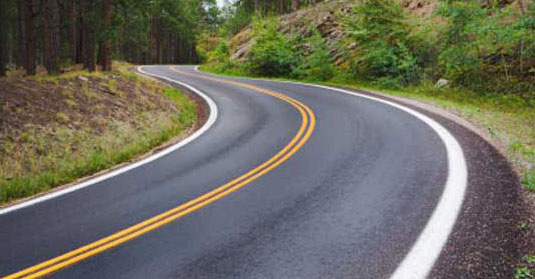
#> input picture samples/roads/road_1.jpg, 535 x 279 px
$ python 002_region_selection.py
#> lines starting #> are read from the running program, lines starting #| are printed output that depends on the picture
# Inspired by Self-Driving-Car Nano Degree from Udacity

# Assuming that we know the region which is of interest to us
# Eg: This could be our knowledge of how and where the camera is mounted, therefore what part of the image would have
# the road


import os
import matplotlib.pyplot as plt
import matplotlib.image as mpimg
import numpy as np

image_path = os.path.join(os.getcwd(), "../../samples/roads/road_1.jpg")

if not os.path.exists(image_path):
    print("Image does not exist!")
    exit()

image = mpimg.imread(image_path)
#> image is the input picture: shape (279, 535, 3); mean R, G, B 108.8, 107.9, 94.6

ysize = image.shape[0]
#> ysize = 279
xsize = image.shape[1]
#> xsize = 535
region_select = np.copy(image)

# Define a triangle region of interest
# Keep in mind the origin (x=0, y=0) is in the upper left in image processing
# Note: if you run this code, you'll find these are not sensible values!!

left_bottom = [0, 539]
right_bottom = [900, 300]
apex = [400, 0]

# Fit lines (y=Ax+B) to identify the  3 sided region of interest
# np.polyfit() returns the coefficients [A, B] of the fit
fit_left = np.polyfit((left_bottom[0], apex[0]), (left_bottom[1], apex[1]), 1)
fit_right = np.polyfit((right_bottom[0], apex[0]), (right_bottom[1], apex[1]), 1)
fit_bottom = np.polyfit((left_bottom[0], right_bottom[0]), (left_bottom[1], right_bottom[1]), 1)

# Find the region inside the lines
XX, YY = np.meshgrid(np.arange(0, xsize), np.arange(0, ysize))
region_thresholds = (YY > (XX * fit_left[0] + fit_left[1])) & \
                    (YY > (XX * fit_right[0] + fit_right[1])) & \
                    (YY < (XX * fit_bottom[0] + fit_bottom[1]))

# Color pixels red which are inside the region of interest
region_select[region_thresholds] = [255, 0, 0]
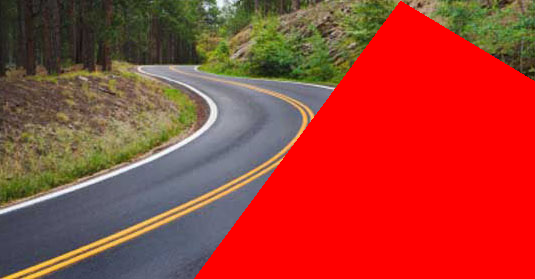
#> region_select: shape (279, 535, 3); mean R, G, B 165.9, 60.8, 48.8

# Display the image
plt.imshow(region_select)
plt.show()

$ run again, with samples/roads/road_2.jpg copied over samples/roads/road_1.jpg
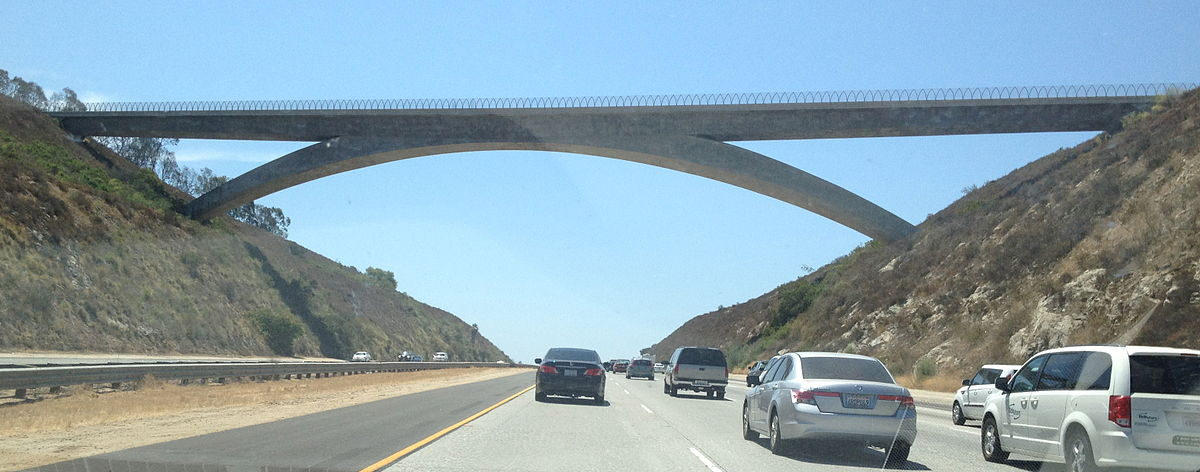
#> input picture samples/roads/road_2.jpg, 1200 x 472 px
#> image is the input picture: shape (472, 1200, 3); mean R, G, B 136.8, 158.5, 168.5
#> `region_select[region_thresholds] = [255, 0, 0]`:
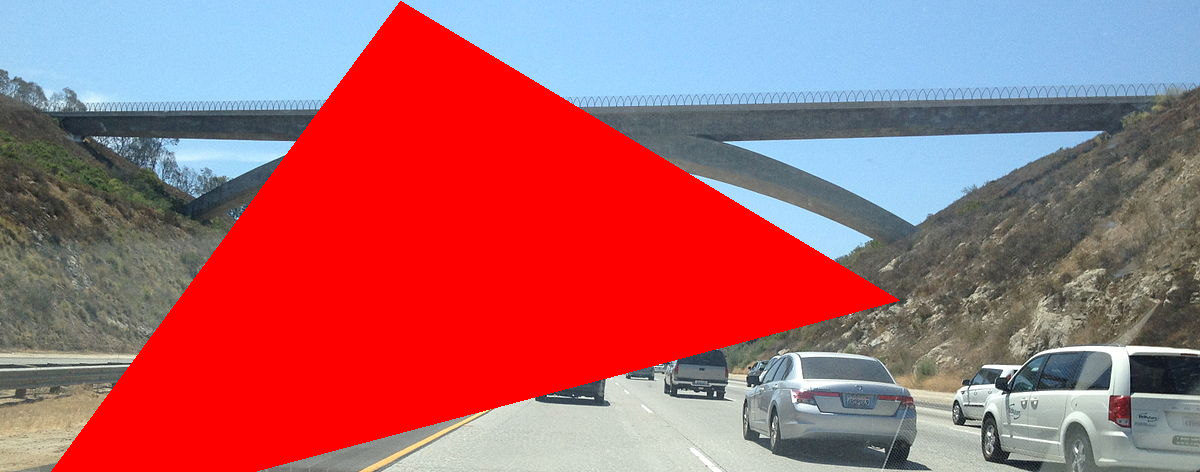
#> region_select: shape (472, 1200, 3); mean R, G, B 171.9, 101.2, 108.3

$ run again, with samples/roads/road_3.jpg copied over samples/roads/road_1.jpg
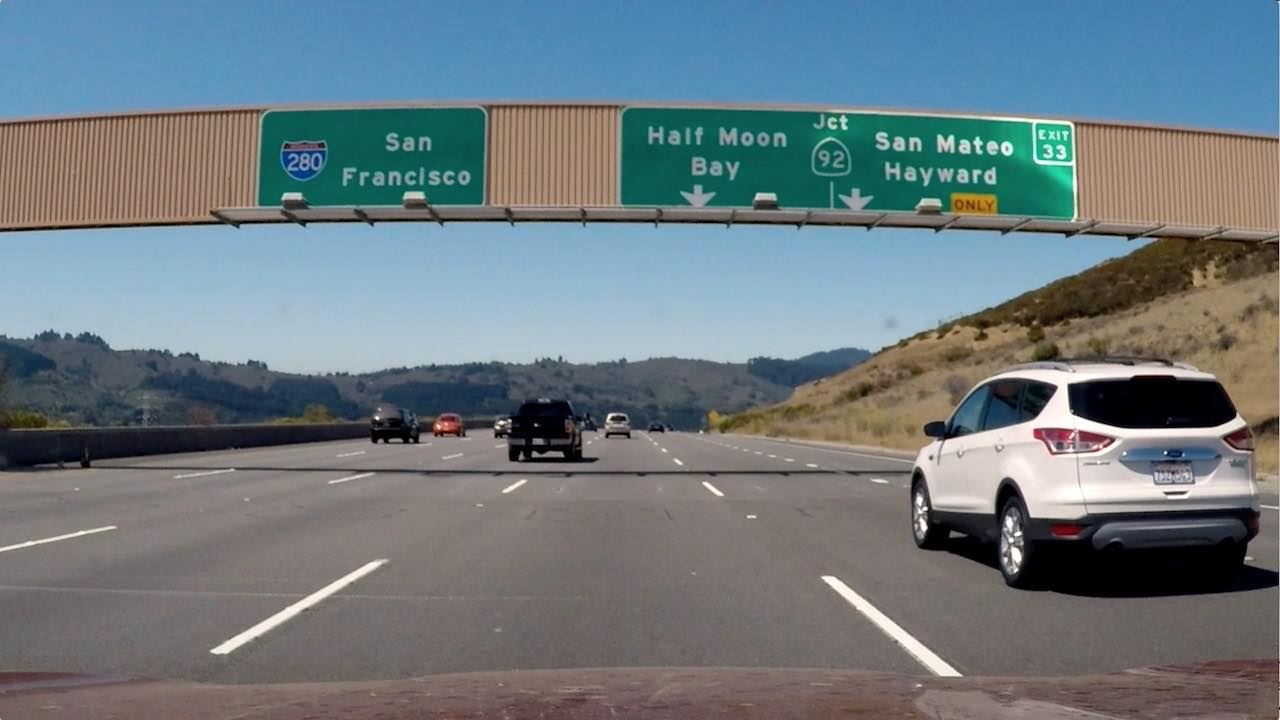
#> input picture samples/roads/road_3.jpg, 1280 x 720 px
#> image is the input picture: shape (720, 1280, 3); mean R, G, B 109.2, 121.6, 127.4
#> `region_select[region_thresholds] = [255, 0, 0]`:
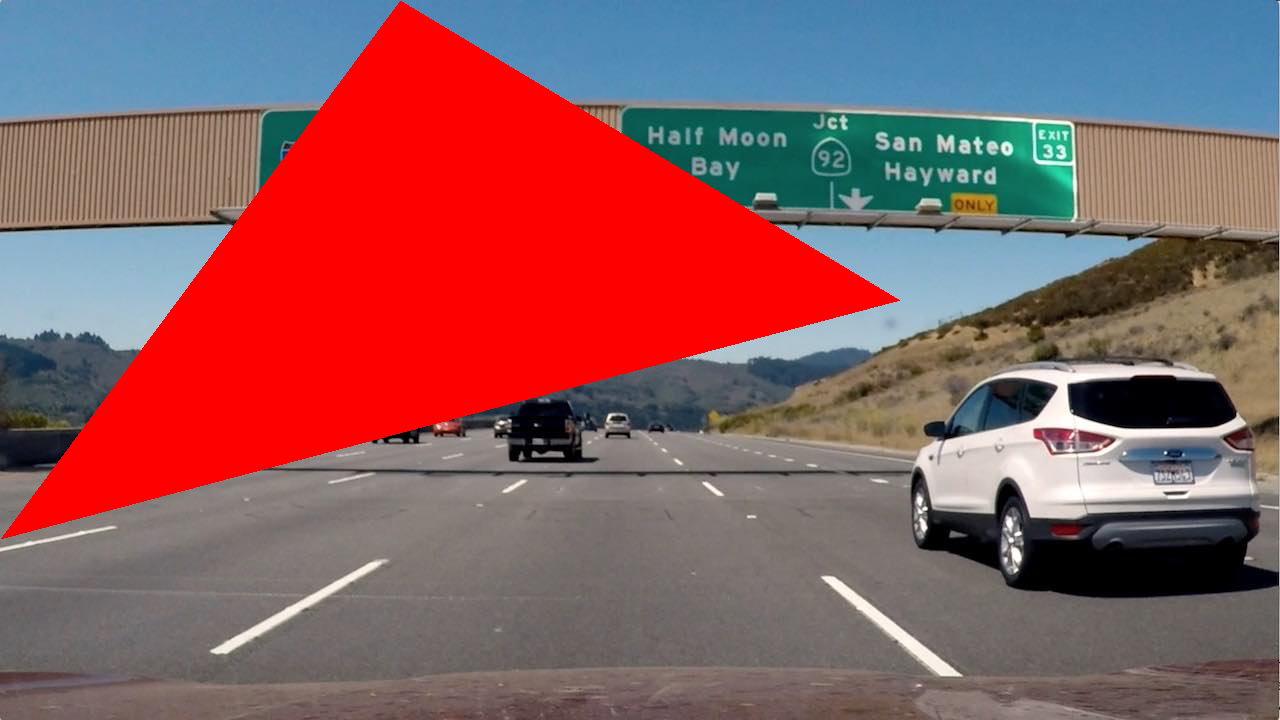
#> region_select: shape (720, 1280, 3); mean R, G, B 139.5, 92.6, 96
